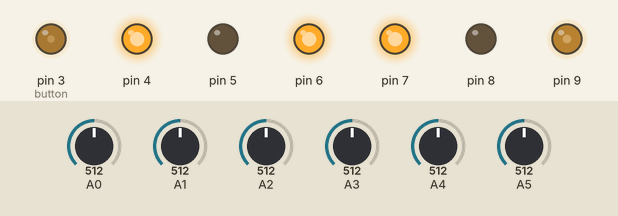
Simulated run of this sketch. Board: Arduino Uno, built with avr-gcc and run on an emulated ATmega328P. On the bench: output pins drawn as LEDs (lit = HIGH). Inputs (shaded band) come from the test bench; at power-on: A0 = 512, A1 = 512, A2 = 512, A3 = 512, A4 = 512, A5 = 512.

Above: at 0.1 s.
Timing chart, 0 to 1.6 s (numbered marks = the images above):
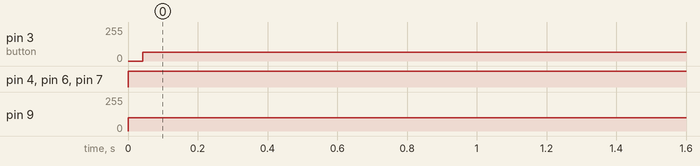

The sketch:

followline_sensor_caribation.ino
```cpp
#define sensor 6
#define button 3
#define base_motor 100
int _min[] = {1024, 1024, 1024, 1024, 1024, 1024};
int _max[] = {0, 0, 0, 0, 0, 0};
int _mid[] = {0, 0, 0, 0, 0, 0};
int _sensor[] = {0, 0, 0, 0, 0, 0};
int buff_button = 0;
int last_error = 0 , sum_error = 0 , error;
int kp = 8 , ki = 0.0001 , kd = 10 , pid = 0;

void setup() {
  cli();
  TCCR0A = 0;
  TCCR0B = 0;
  TCNT0  = 0;
  OCR0A = 249;
  TCCR0B |= (1 << WGM01);
  TCCR0B |= (0 << CS02) | (1 << CS01) | (1 << CS00);
  TIMSK0 |= (1 << OCIE0A);
  sei();

  Serial.begin(9600);
  for (int i = 3; i < 9; i++) {
    pinMode(i, OUTPUT);
  }
}


ISR(TIMER0_COMPA_vect) {
  if (digitalRead(button)) {
    delay(50);
    while (digitalRead(3));
    buff_button = buff_button == 3 ? 0 : buff_button;
    buff_button++;

  }
}


void loop() {

  Init();

  //  for (int i = 0; i < sensor ; i++) {
  //    Serial.print(_sensor[i]);
  //    Serial.print("  ");
  //  }
  //  Serial.print(" | ");
  //  Serial.println(getError());

  last_error = error;
  error = getError();
  sum_error += error;

  pid = error * kp + sum_error * ki + (error - last_error) * kd;

  pid = pid > 255 ? 255 : pid;
  pid = pid < 0 ? 0 : pid;

  forward(pid,pid*(-1));

}
void Init() {

  int average_sensor = 0;
  while (buff_button == 1) {
    Serial.println(buff_button);
    for (int i = 0 ; i < sensor ; i++) {
      average_sensor = analogRead(i);
      if (average_sensor < _min[i]) _min[i] = average_sensor;
      if (average_sensor > _max[i]) _max[i] = average_sensor;
    }
    for (int i = 0; i < sensor ; i++) {
      _mid[i] = _min[i] + (_max[i] - _min[i]) / 2;
    }
    print_sensor();
  }
}
int average_sensor(int i) {
  long long int average_sensor = 0;
  for (int j = 0; j < 100 ; j++) {
    average_sensor += analogRead(i);
  }
  average_sensor = average_sensor / 100;
  return average_sensor;
}
void print_sensor() {
  for (int i = 0; i < sensor ; i++) {
    _mid[i] = _min[i] + (_max[i] - _min[i]) / 2;
    Serial.print(_min[i]);
    Serial.print("  ");
  }
  Serial.print(" ||||   ");
  for (int i = 0; i < sensor ; i++) {
    _mid[i] = _min[i] + (_max[i] - _min[i]) / 2;
    Serial.print(_max[i]);
    Serial.print("  ");
  }
  Serial.print(" ||||   ");
  print_real_sensor();
  //  Serial.println();
}
void print_real_sensor() {
  for (int i = 0; i < sensor ; i++) {
    Serial.print(_mid[i]);
    Serial.print("  ");
  }
  Serial.println();
}

int getLeft() {
  int left, _min, _max = 0;
  for (int i = 0 ; i < sensor / 2 ; i++) {
    if (analogRead(i) < _mid[i]) {
      _sensor[i] = i - 6;
    } else {
      _sensor[i] = 0;
    }
  }
  int buff = _sensor[0] + _sensor[1] + _sensor[2];
  switch (buff) {
    case -6 : left = -6; break;
    case -15 : left = -5; break;
    case -11 : left = -4; break;
    case -5 : left = -3; break;
    case -9 : left = -2; break;
    case -4 : left = -1; break;
    default : left = 0; break;
  }
  return left;
}
int getRight() {
  int right, _min, _max = 0;
  for (int i = sensor / 2 ; i < sensor ; i++) {
    if (analogRead(i) < _mid[i]) {
      _sensor[i] = i + 1;
    } else {
      _sensor[i] = 0;
    }
  }
  int buff = _sensor[3] + _sensor[4] + _sensor[5];
  switch (buff) {
    case 6 : right = 6; break;
    case 15 : right = 5; break;
    case 11 : right = 4; break;
    case 5 : right = 3; break;
    case 9 : right = 2; break;
    case 4 : right = 1; break;
    default : right = 0; break;
  }

  return right;
}
int getError() {
  int error = 0;
  error = getLeft() + getRight();
  return error;
}

void forward(int x , int y) {

  digitalWrite(4, 1);
  digitalWrite(5, 0);
  digitalWrite(7, 1);
  digitalWrite(8, 0);
  digitalWrite(6, 1);

  analogWrite(3, base_motor + x);
  analogWrite(9, base_motor + y);
}
```

Measured:
- by itself, pin 3 (button): 0/255 → 65/255 at 0.04 s
- by itself, pin 4, pin 6, pin 7: LOW → HIGH at 0.00 s
- by itself, pin 9: 0/255 → 100/255 at 0.00 s
